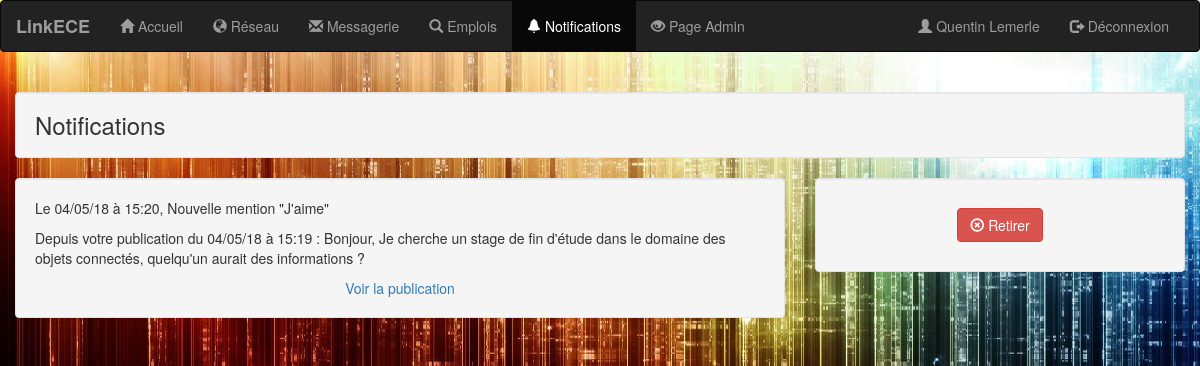
Page /notifications.php (signed in) on the committed database.
### tables this page shows
CREATE TABLE IF NOT EXISTS `notification` (
  `id_notification` int(10) NOT NULL AUTO_INCREMENT,
  `id_post` int(10) NOT NULL,
  `label` varchar(50) NOT NULL,
  `date_notification` datetime NOT NULL DEFAULT CURRENT_TIMESTAMP,
  `id_user` int(10) NOT NULL,
  PRIMARY KEY (`id_notification`)
);

CREATE TABLE IF NOT EXISTS `post` (
  `id_post` int(10) NOT NULL AUTO_INCREMENT,
  `id_user` int(10) NOT NULL,
  `document` varchar(255) DEFAULT NULL,
  `date_post` datetime NOT NULL DEFAULT CURRENT_TIMESTAMP,
  `visibilite` tinyint(1) NOT NULL,
  `lieu` varchar(255) NOT NULL,
  `descriptif` text NOT NULL,
  `humeur` varchar(255) NOT NULL,
  PRIMARY KEY (`id_post`)
);

### notifications.php (the view, shortened to what this page needs)
<?php
include('connect.php');
if ( $_SESSION['logged_in'] != 1 ) {
    $_SESSION['message'] = "Vous devez être connecté pour acceder à ce contenu!";
    header("location: login-system/error.php");
}
else {
    $nom = $_SESSION['nom'];
    $prenom = $_SESSION['prenom'];
    $id_user = $_SESSION['id_user'];
    }
$av = mysqli_query($con,"SELECT * FROM users WHERE id_user='$id_user'");
$user_obj = $av->fetch_assoc();
$dist_back=$user_obj['background'];
$dist_admin=$user_obj['admin'];
?>
<!DOCTYPE html>
<html>
    <head>
        <link rel="stylesheet" href="https://maxcdn.bootstrapcdn.com/bootstrap/3.3.7/css/bootstrap.min.css">
    </head>
    <body background="<?= $dist_back ?>">
        <nav class="navbar navbar-inverse">
            <div class="container-fluid">
                <div class="navbar-header">
                    <a class="navbar-brand" href="accueil.php">LinkECE</a>
                </div>
                <div class="collapse navbar-collapse" id="myNavbar">
                    <ul class="nav navbar-nav">
                        <li><a href="accueil.php"><span class="glyphicon glyphicon-home"></span> Accueil</a></li>
                        <li><a href="reseau.php"><span class="glyphicon glyphicon-globe"></span> Réseau</a></li>
                        <li><a href="chat/message.php"><span class="glyphicon glyphicon-envelope"></span> Messagerie</a></li>
                        <li><a href="emplois.php"><span class="glyphicon glyphicon-search"></span> Emplois</a></li>
                        <li class="active"><a href="notifications.php"><span class="glyphicon glyphicon-bell"></span> Notifications</a></li>
                        <?php if($dist_admin==1){echo "<li><a href='admin.php'><span class='glyphicon glyphicon-eye-open'></span> Page Admin</a></li>";}?>
                    </ul>
                    <ul class="nav navbar-nav navbar-right">
                        <li><a href="profil.php"><span class="glyphicon glyphicon-user"></span> <?= $prenom.' '.$nom ?> </a></li>
                        <li><a href="login-system/logout.php"><span class="glyphicon glyphicon-log-out"></span> Déconnexion</a></li>
                    </ul>
                </div>
            </div>
        </nav>
        <div class="container text-center">
            <div class="row">
                <h3 class="well">Notifications</h3>
            <?php
                $result = mysqli_query($con,"SELECT * FROM notification INNER JOIN post ON notification.id_post = post.id_post WHERE post.id_user = '$id_user'");
                while($notif = mysqli_fetch_array($result)){
                        $time = strtotime($notif['date_notification']);
                        $time2 = strtotime($notif['date_post']);
                        $myFormatForView = date("d/m/y à H:i", $time);
                        $myFormatForView2 = date("d/m/y à H:i", $time2);
                echo "<div class='row'>
                            <div class='col-sm-8'>
                                <div class='well'>
                                    <p class='notif'>Le ".$myFormatForView.", ".$notif['label']."</p>
                                    <p class='notif'>Depuis votre publication du ".$myFormatForView2." : ". $notif['descriptif']."</p>
                                    <a href='viewpost.php?id_post=".$notif['id_post']."'> Voir la publication </a>
                                </div>
                            </div>
                            <div class='col-sm-4'>
                                <div class='well'><h5></h5>
                                    <a href='retirernotif.php?id_notification=".$notif['id_notification']."' class='btn btn-danger'><span class='glyphicon glyphicon-remove-circle'></span> Retirer</a><h5></h5>
                                </div>
                            </div>
                        </div>
                        ";
                }
            ?>
        </div>
        </div>
    </body>
</html>

### notifications.php (style rules this page uses)
h3 { text-align: left; }
.notif { text-align: left; }
.navbar-brand { font-weight: bold; }

### rows in the picture
notification: date_notification "04/05/18 à 15:20", label "Nouvelle mention \"J'aime\"", id_post.date_post "04/05/18 à 15:19", id_post.descriptif "Bonjour, Je cherche un stage de fin d'étude dans le domaine des objets connectés, quelqu'un aurait des informations ?"

### other values in the picture
$prenom "Quentin"
$nom "Lemerle"
